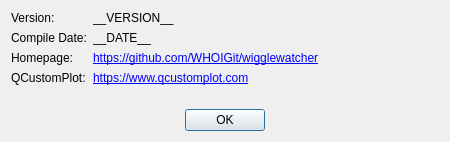
<?xml version="1.0" encoding="UTF-8"?>
<ui version="4.0">
 <class>AboutDialog</class>
 <widget class="QDialog" name="AboutDialog">
  <property name="geometry">
   <rect>
    <x>0</x>
    <y>0</y>
    <width>450</width>
    <height>142</height>
   </rect>
  </property>
  <property name="windowTitle">
   <string>About WiggleWatcher</string>
  </property>
  <layout class="QVBoxLayout" name="verticalLayout">
   <item>
    <layout class="QFormLayout" name="formLayout">
     <item row="0" column="0">
      <widget class="QLabel" name="version">
       <property name="text">
        <string>Version:</string>
       </property>
      </widget>
     </item>
     <item row="1" column="0">
      <widget class="QLabel" name="compile_date">
       <property name="text">
        <string>Compile Date:</string>
       </property>
      </widget>
     </item>
     <item row="2" column="0">
      <widget class="QLabel" name="homepage">
       <property name="text">
        <string>Homepage:</string>
       </property>
      </widget>
     </item>
     <item row="3" column="0">
      <widget class="QLabel" name="qcustomplot">
       <property name="text">
        <string>QCustomPlot:</string>
       </property>
      </widget>
     </item>
     <item row="2" column="1">
      <widget class="QLabel" name="homepage_value">
       <property name="text">
        <string>&lt;a href=&quot;https://github.com/WHOIGit/wigglewatcher.git&quot;&gt;https://github.com/WHOIGit/wigglewatcher&lt;/a&gt;</string>
       </property>
       <property name="openExternalLinks">
        <bool>true</bool>
       </property>
      </widget>
     </item>
     <item row="3" column="1">
      <widget class="QLabel" name="qcustomplot_value">
       <property name="text">
        <string>&lt;a href=&quot;https://www.qcustomplot.com/&quot;&gt;https://www.qcustomplot.com&lt;/a&gt;</string>
       </property>
       <property name="openExternalLinks">
        <bool>true</bool>
       </property>
      </widget>
     </item>
     <item row="1" column="1">
      <widget class="QLabel" name="compile_value">
       <property name="text">
        <string>__DATE__</string>
       </property>
      </widget>
     </item>
     <item row="0" column="1">
      <widget class="QLabel" name="version_value">
       <property name="text">
        <string>__VERSION__</string>
       </property>
      </widget>
     </item>
    </layout>
   </item>
   <item>
    <widget class="QDialogButtonBox" name="buttonBox">
     <property name="orientation">
      <enum>Qt::Horizontal</enum>
     </property>
     <property name="standardButtons">
      <set>QDialogButtonBox::Ok</set>
     </property>
     <property name="centerButtons">
      <bool>true</bool>
     </property>
    </widget>
   </item>
  </layout>
 </widget>
 <resources/>
 <connections>
  <connection>
   <sender>buttonBox</sender>
   <signal>accepted()</signal>
   <receiver>AboutDialog</receiver>
   <slot>accept()</slot>
   <hints>
    <hint type="sourcelabel">
     <x>248</x>
     <y>254</y>
    </hint>
    <hint type="destinationlabel">
     <x>157</x>
     <y>274</y>
    </hint>
   </hints>
  </connection>
  <connection>
   <sender>buttonBox</sender>
   <signal>rejected()</signal>
   <receiver>AboutDialog</receiver>
   <slot>reject()</slot>
   <hints>
    <hint type="sourcelabel">
     <x>316</x>
     <y>260</y>
    </hint>
    <hint type="destinationlabel">
     <x>286</x>
     <y>274</y>
    </hint>
   </hints>
  </connection>
 </connections>
</ui>
